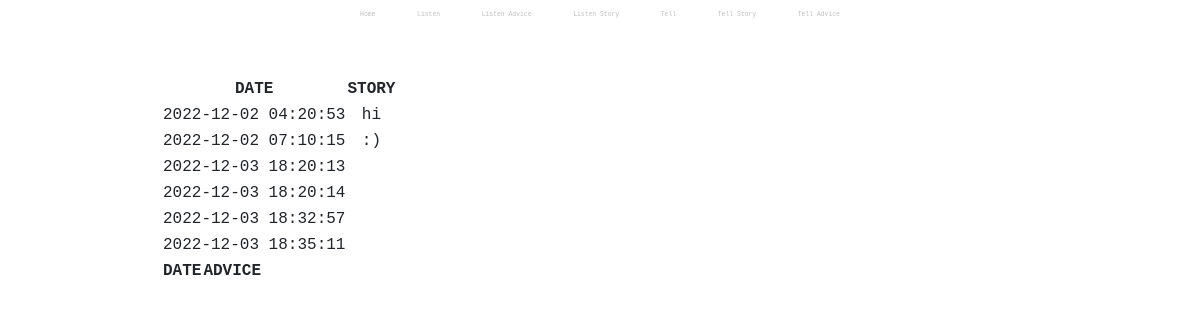
The app's page /listen, older data.
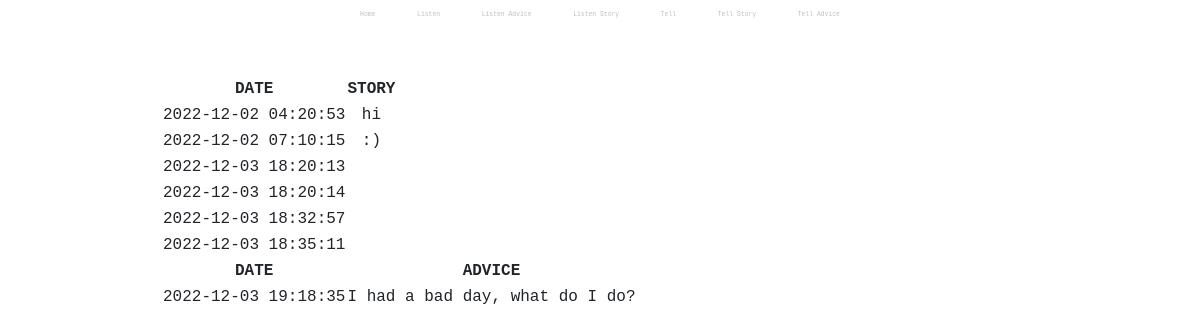
The same page, newer data.
### tables this page shows
CREATE TABLE post (
                    post_id INTEGER NOT NULL UNIQUE,
                    post_entry TEXT NOT NULL,
                    post_time DATETIME NOT NULL DEFAULT CURRENT_TIMESTAMP,
                    post_replyability text,
                    PRIMARY KEY(post_id AUTOINCREMENT)
                );

CREATE TABLE reply (
                    reply_id INTEGER NOT NULL UNIQUE,
                    post_id INTEGER,
                    reply_entry TEXT NOT NULL,
                    reply_time DATETIME NOT NULL DEFAULT CURRENT_TIMESTAMP,
                    PRIMARY KEY(reply_id AUTOINCREMENT),
                    FOREIGN KEY(post_id) REFERENCES post(post_id)
                );

### app.py (the view)
@app.route("/listen")
def listen():
    stories = db.execute("SELECT * FROM post ORDER BY post_time")
    advice = db.execute("SELECT * FROM reply ORDER BY reply_time")
    return render_template("listen.html", stories=stories, advice=advice)

### templates/listen.html (shortened to what this page needs)
{% extends "layout.html" %}
{% block main %}
<table>
    <thead>
        <tr>
        <th>DATE</th>
        <th>STORY</th>
        </tr>
    </thead>
    <tbody>
        {% for i in stories %}
        <tr>
            <td>{{ i.post_time }}</td>
            <td>{{ i.post_entry }}</td>
        </tr>
        {% endfor %}
    </tbody>
</table>
<table>
    <thead>
        <tr>
        <th>DATE</th>
        <th>ADVICE</th>
        </tr>
    </thead>
    <tbody>
        {% for i in advice %}
        <tr>
            <td>{{ i.reply_time }}</td>
            <td>{{ i.reply_entry }}</td>
        </tr>
        {% endfor %}
    </tbody>
</table>
{% endblock %}

### templates/layout.html (shortened to what this page needs)
<!DOCTYPE html>
<html lang="en">
    <head>
        <link href="https://cdn.jsdelivr.net/npm/bootstrap@5.1.3/dist/css/bootstrap.min.css" rel="stylesheet">
        <link href="/static/styles.css" rel="stylesheet">
    </head>
    <body>
        <nav>
            <a class="nav-link" href="/">Home</a>
            <a class="nav-link" href="/listen">Listen</a>
            <a class="nav-link" href="/listen_advice">Listen Advice</a>
            <a class="nav-link" href="/listen_story">Listen Story</a>
            <a class="nav-link" href="/tell">Tell</a>
            <a class="nav-link" href="/tell_story">Tell Story</a>
            <a class="nav-link" href="/tell_advice">Tell Advice</a>
        </nav>
        <main class="container-fluid py-5 text-center">
            {% block main %}{% endblock %}
        </main>
    </body>
</html>

### static/styles.css (style rules this page uses)
body { display: block; margin-left: auto; margin-right: auto; width: 75%; text-align: center; text-decoration: none; font-family: 'andale mono', monospace; }
a { text-decoration: none; }
nav { display: inline-block; text-decoration: none; }
.nav-link { display: inline-block; text-decoration: none; font-size: 40%; color: rgb(193, 192, 192); }

Row changes from the older to the newer data that the page shows:
added reply: reply_time "2022-12-03 19:18:35", reply_entry "I had a bad day, what do I do?"
